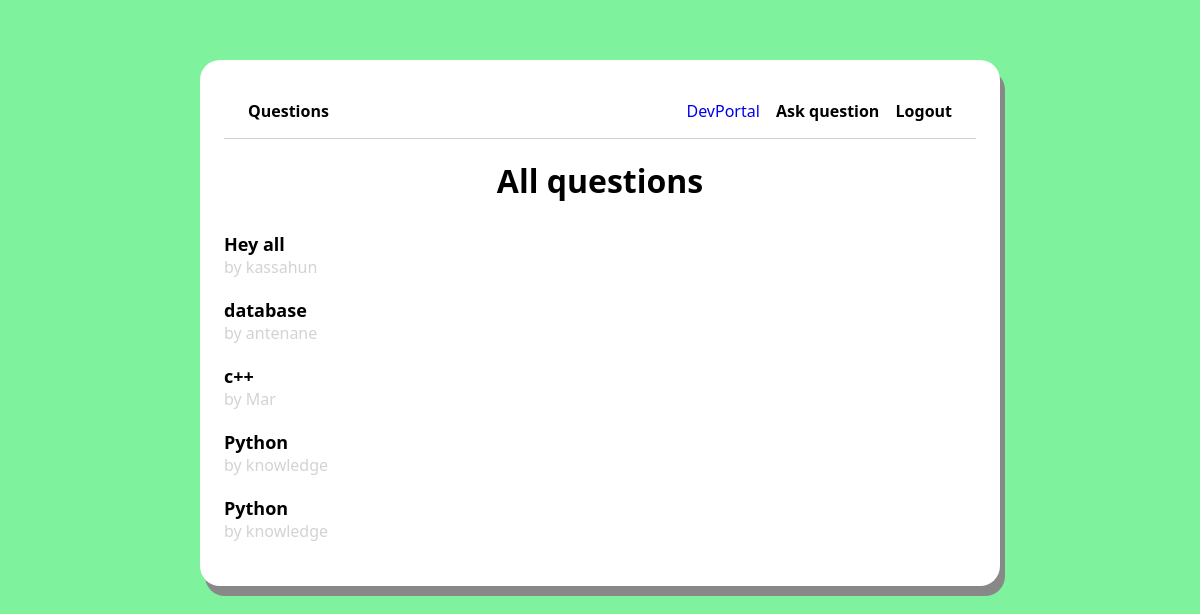
Screenshot of /homepage/ (signed in) with the database file from the repository.
### knowledge_portal/models.py (models this page shows, shortened)
class Question(models.Model):
    author = models.ForeignKey(User, null=False, on_delete=models.CASCADE)
    title = models.CharField(max_length=200, null=False)
    body = models.TextField(null=False)
    created_at = models.DateTimeField(auto_now_add=True)
    updated_at = models.DateTimeField(auto_now=True)

### knowledge_portal/views.py (the view)
# urls.py: path('homepage/', views.homePage, name='homepage'),
def homePage(request):
    questions = Question.objects.all().order_by('-created_at')
    context = {
        'questions': questions
    }
    return render(request, 'knowledge_portal/homepage.html', context)

### knowledge_portal/templates/Knowledge_portal/homepage.html
{% extends 'knowledge_portal/page.html' %}
{% block content %}
<div class="page">
<h1 class="title">All questions</h1>
{% for question in questions %}
<div class="question-list-item">
  <a href="{% url 'question' question.id %}">
    <p class="question-list-item-title">
      {{question.title}}
    </p>
    <p class="question-list-item-author">
      by {{question.author.username}}
    </p>
  </a>
</div>
{% endfor %}
</div>
{% endblock %}

### rows the page displays
Question: title "Hey all", author.username "kassahun"
Question: title "database", author.username "antenane"
Question: title "c++", author.username "Mar"
Question: title "Python", author.username "knowledge"
Question: title "Python", author.username "knowledge"
